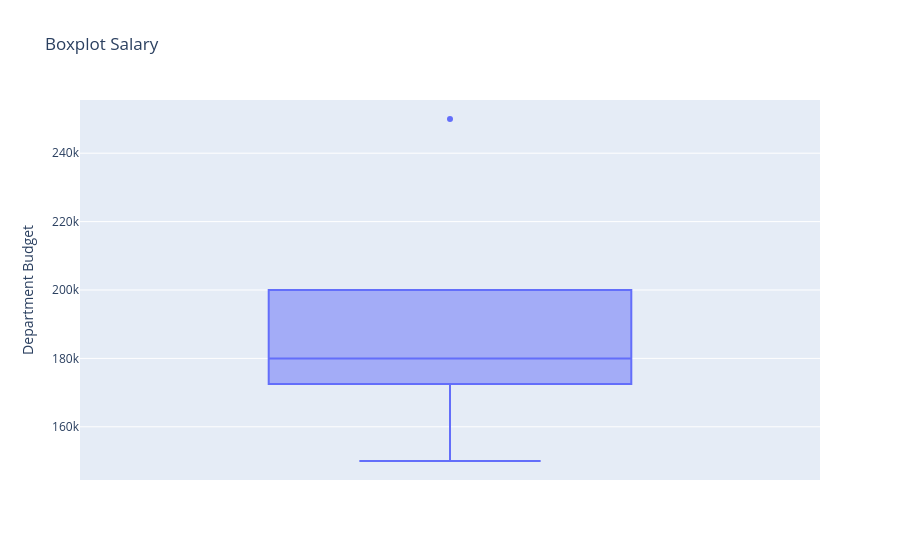

Here is the notebook cell this chart was saved with:
### Code cell
fig3 = px.box(
    new_df,
    y="Department Budget",
    title="Boxplot Salary"
)

fig3.show()

### Figure 1 — Plotly figure (JSON) as saved in the notebook; plotly's stock layout.template omitted (floating-point values rounded to 4 significant figures)
{"data": [{"alignmentgroup": "True", "hovertemplate": "Department Budget=%{y}<extra></extra>", "legendgroup": "", "marker": {"color": "#636efa"}, "name": "", "notched": false, "offsetgroup": "", "orientation": "v", "showlegend": false, "type": "box", "x0": " ", "xaxis": "x", "y": [200000, 150000, 180000, 200000, 180000, 250000, 180000, 150000, 180000], "y0": " ", "yaxis": "y"}], "layout": {"boxmode": "group", "legend": {"tracegroupgap": 0}, "title": {"text": "Boxplot Salary"}, "xaxis": {"anchor": "y", "domain": [0, 1]}, "yaxis": {"anchor": "x", "domain": [0, 1], "title": {"text": "Department Budget"}}}}
